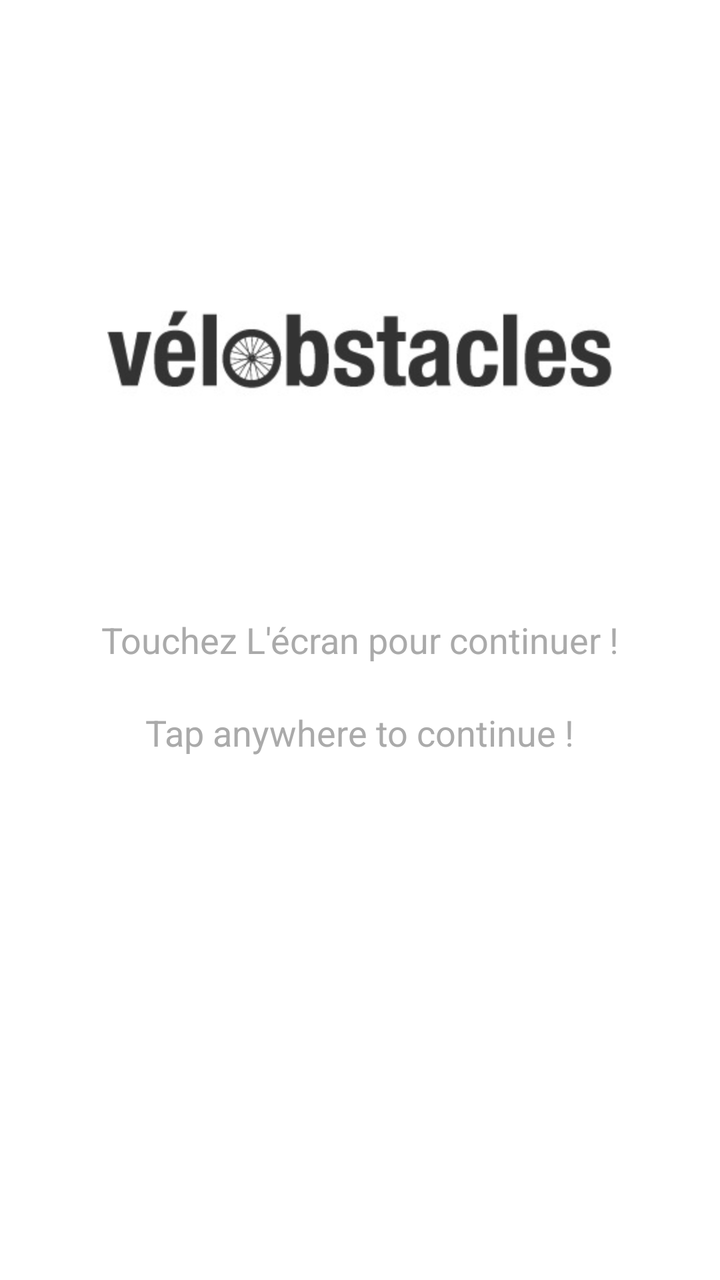
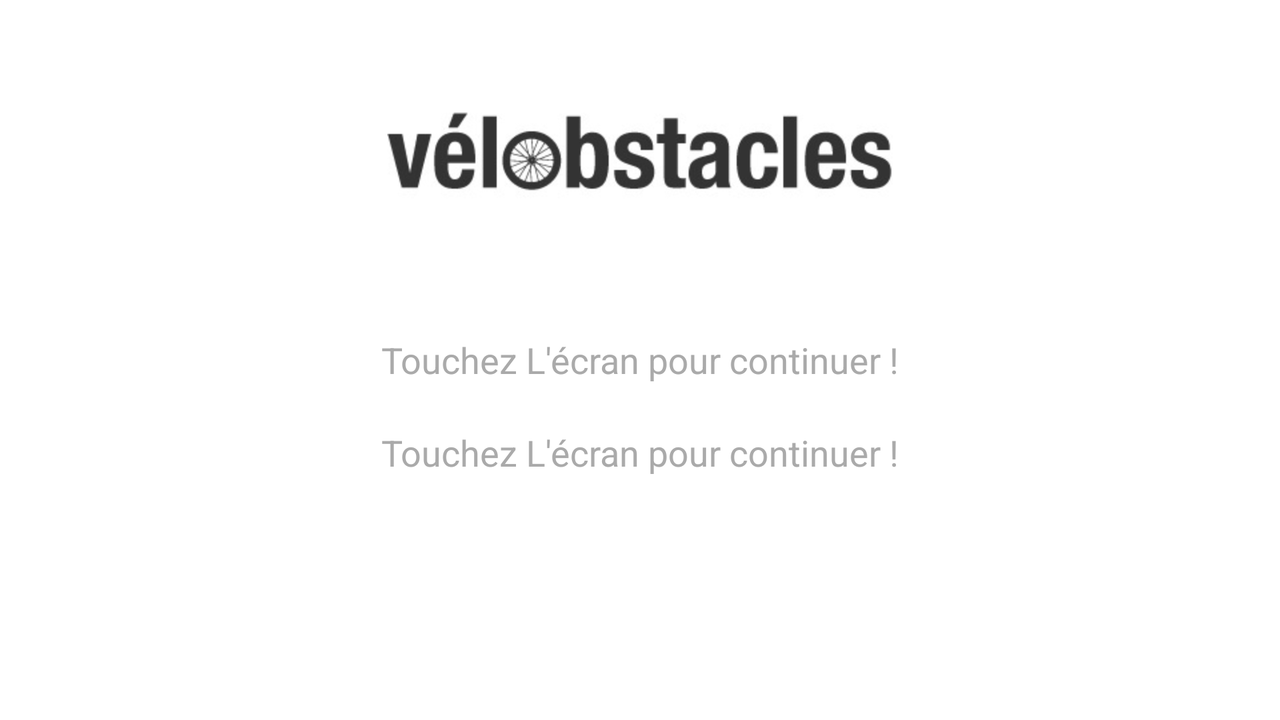

Compare how this app lays out the same screen by default and in its alternative resource folder. The renders come first, then the two layout files and the values they reference.
<!-- AndroidManifest.xml: fallback theme Theme.MaterialComponents.DayNight.NoActionBar -->
<!-- res/layout/splash.xml -->
<?xml version="1.0" encoding="utf-8"?>
<RelativeLayout 
    android:id="@+id/splash"
    xmlns:android="http://schemas.android.com/apk/res/android"
    android:layout_width="fill_parent"
    android:layout_height="fill_parent"
    android:orientation="vertical"
    android:background="@android:color/white"
    
     >

    <ImageView
        android:id="@+id/velo"
        android:layout_width="wrap_content"
        android:layout_height="wrap_content"
        android:layout_alignParentTop="true"
        android:layout_centerHorizontal="true"
        android:layout_marginTop="150dp"
        android:src="@drawable/velobstacles" />

    <TextView
        android:id="@+id/tap_french"
        android:layout_width="wrap_content"
        android:layout_height="wrap_content"
        android:layout_centerHorizontal="true"
        android:layout_centerVertical="true"
        android:text="@string/tap_french"
        android:textColor="@android:color/darker_gray"
        android:textAppearance="?android:attr/textAppearanceMedium" />

    <TextView
        android:id="@+id/tap"
        android:layout_width="wrap_content"
        android:layout_height="wrap_content"
        android:layout_below="@+id/tap_french"
        android:layout_centerHorizontal="true"
        android:layout_marginTop="22dp"
        android:text="@string/tap"
        android:textAppearance="?android:attr/textAppearanceMedium"
        android:textColor="@android:color/darker_gray" />

</RelativeLayout >
<!-- resources referenced by this layout -->
<resources>
  <!-- drawable velobstacles: png bitmap (drawable-hdpi, 18789 bytes) -->
  <string name="tap">Tap anywhere to continue !</string>
  <string name="tap_french">Touchez L\'écran pour continuer !</string>
</resources>
<!-- res/layout-land/splash.xml (the author's variant of the layout above) -->
<!-- drawn on the phone turned sideways -->
<?xml version="1.0" encoding="utf-8"?>
<RelativeLayout xmlns:android="http://schemas.android.com/apk/res/android"
    android:layout_width="match_parent"
    android:layout_height="match_parent"
    android:background="@color/White"
    
     >

    <ImageView
        android:id="@+id/imageView1"
        android:layout_width="wrap_content"
        android:layout_height="wrap_content"
        android:layout_alignParentTop="true"
        android:layout_centerHorizontal="true"
        android:layout_marginTop="51dp"
        android:src="@drawable/velobstacles" />

    <TextView
        android:id="@+id/textView1"
        android:layout_width="wrap_content"
        android:layout_height="wrap_content"
        android:layout_centerHorizontal="true"
        android:layout_centerVertical="true"
        android:text="@string/tap_french"
        android:textColor="@android:color/darker_gray"
        android:textAppearance="?android:attr/textAppearanceMedium" />

    <TextView
        android:id="@+id/textView2"
        android:layout_width="wrap_content"
        android:layout_height="wrap_content"
        android:layout_alignRight="@+id/textView1"
        android:layout_below="@+id/textView1"
        android:layout_marginTop="22dp"
        android:text="@string/tap_french"
        android:textColor="@android:color/darker_gray"
        android:textAppearance="?android:attr/textAppearanceMedium" />

</RelativeLayout>
<!-- resources referenced by the variant -->
<!-- as the phone turned sideways resolves them -->
<resources>
  <color name="White">#FFFFFF</color>
  <!-- drawable velobstacles: png bitmap (drawable-hdpi, 18789 bytes) -->
  <string name="tap_french">Touchez L\'écran pour continuer !</string>
</resources>
